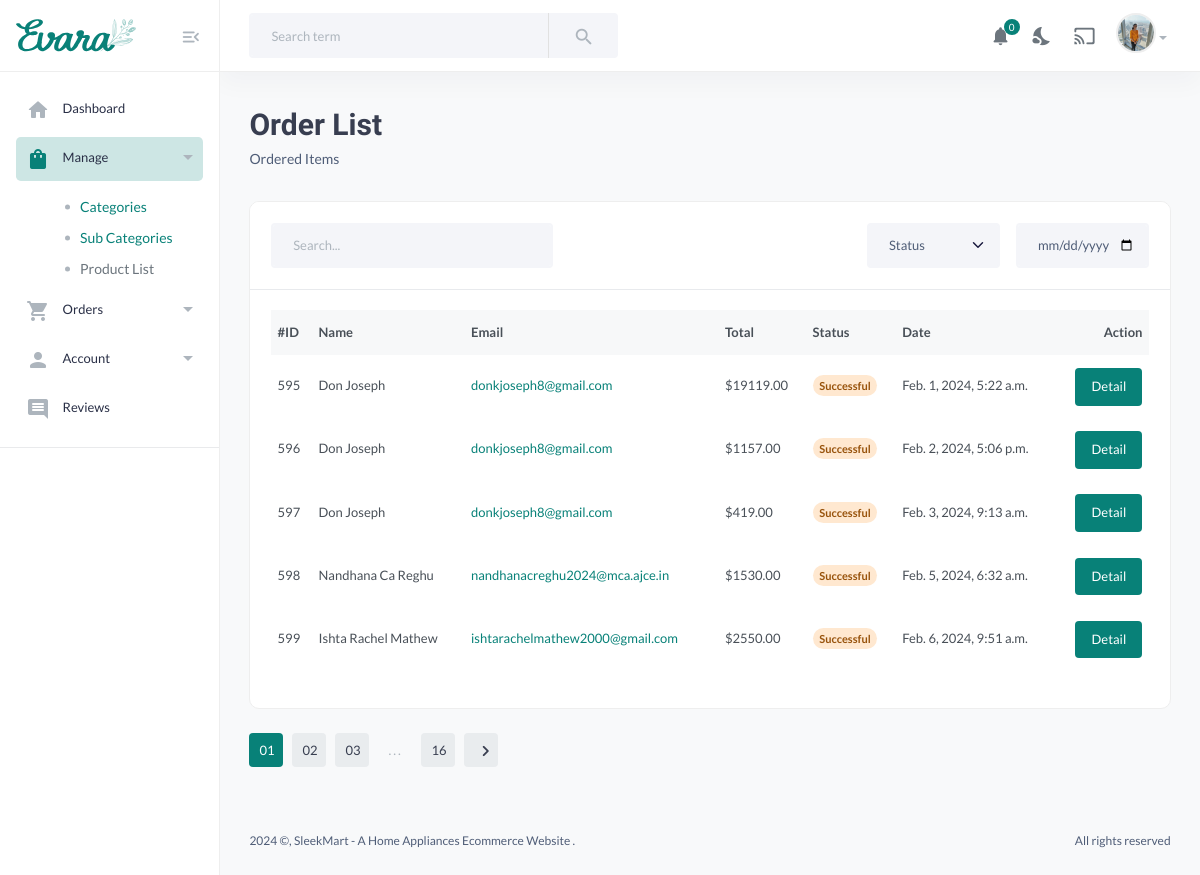
Page /seller_orders (signed in) on the earlier database version.
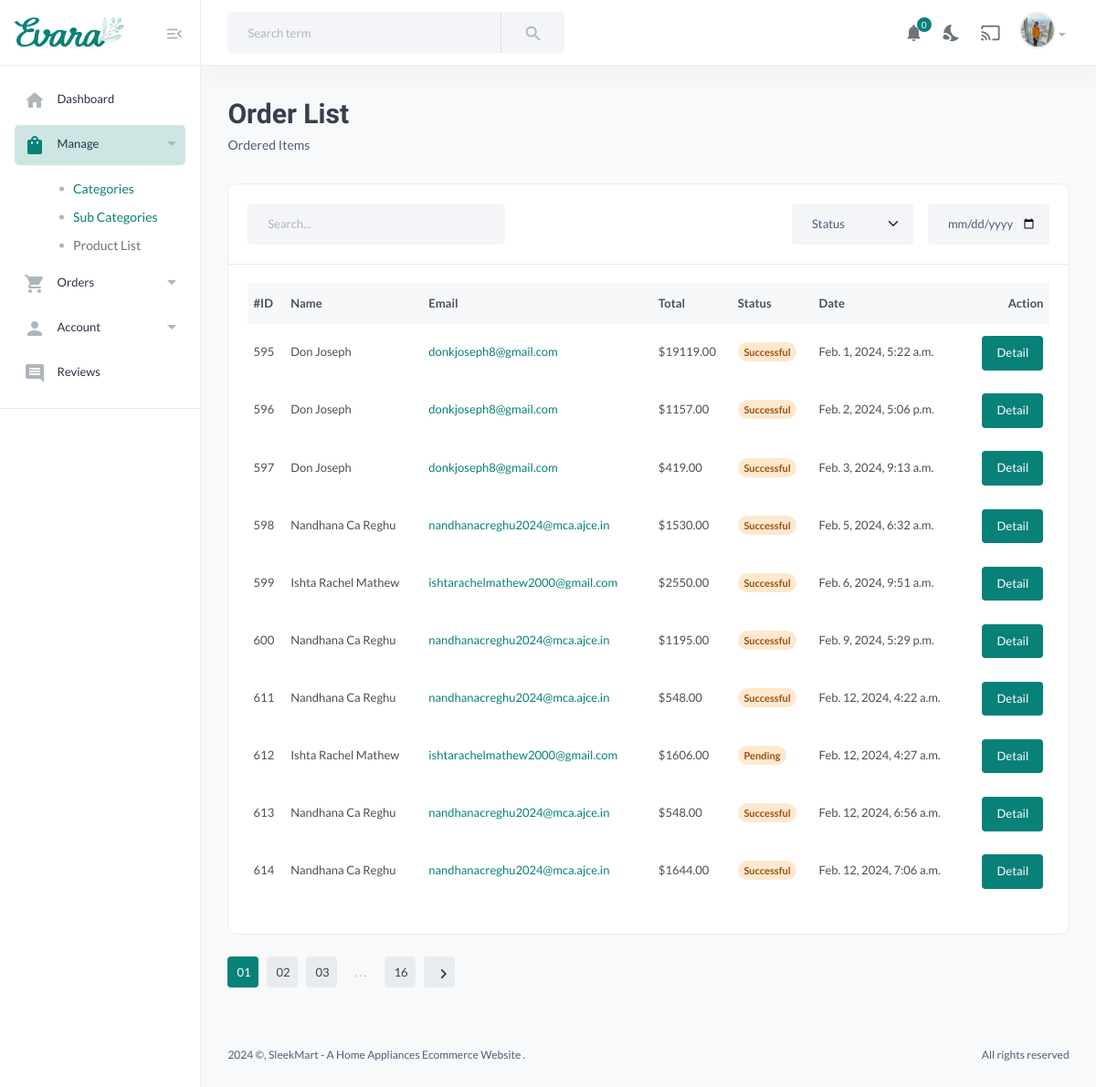
Same page on the later database version.
### dashboard/models.py (models this page shows, shortened)
class CustomUser(AbstractBaseUser, PermissionsMixin):
    USER_ROLES = (
        ('customer', 'Customer'),
        ('seller', 'Seller'),
        ('admin', 'Admin'),
        ('delivery_agent', 'Delivery Agent'),
    )
    email = models.EmailField(unique=True)
    name = models.CharField(max_length=100,null=True, blank=True)
    mobile = models.CharField(max_length=15, blank=True, null=True)
    profile_pic = models.ImageField(upload_to='profile_pics/', blank=True, null=True)
    address = models.TextField(blank=True, null=True)
    is_active = models.BooleanField(default=True)
    is_staff = models.BooleanField(default=False)
    date_joined = models.DateTimeField(default=timezone.now)
    role = models.CharField(max_length=15, choices=USER_ROLES, blank=True, null=True,default='customer')
    objects = CustomUserManager()
    USERNAME_FIELD = 'email'
    REQUIRED_FIELDS = ['name']

class Order(models.Model):
    class PaymentStatusChoices(models.TextChoices):
        PENDING = 'pending', 'Pending'
        SUCCESSFUL = 'successful', 'Successful'
        FAILED = 'failed', 'Failed'
    user = models.ForeignKey(CustomUser, on_delete=models.CASCADE, default=1)
    products = models.ManyToManyField(Product)
    total_price = models.DecimalField(max_digits=10, decimal_places=2, default=1)
    order_date = models.DateTimeField(auto_now_add=True)
    razorpay_order_id = models.CharField(max_length=255, default=1)
    payment_status = models.CharField(max_length=20, choices=PaymentStatusChoices.choices, default=PaymentStatusChoices.PENDING)

### dashboard/views.py (the view)
# urls.py: path('seller_orders', views.seller_orders, name='seller_orders'),
@login_required
def seller_orders(request):
    seller = Seller.objects.get(user=request.user)
    seller_orders = Order.objects.filter(orderitem__seller=seller).distinct()
    context = {
        'seller_orders': seller_orders,
    }
    return render(request, 'Seller/orderview.html', context)

### templates/Seller/orderview.html (shortened to what this page needs)
{% load static %}
<!DOCTYPE HTML>
<html lang="en">
<head>
    <link href="{% static 'assets/css/main.css' %}" rel="stylesheet" type="text/css" />
</head>
<body>
    <aside class="navbar-aside" id="offcanvas_aside">
        <div class="aside-top">
            <a href="index.html" class="brand-wrap">
                <img src="{% static 'assets/imgs/theme/logo.svg' %}" class="logo" alt="Evara Dashboard">
            </a>
            <div>
                <button class="btn btn-icon btn-aside-minimize"> <i class="text-muted material-icons md-menu_open"></i> </button>
            </div>
        </div>
        <nav>
            <ul class="menu-aside">
                <li class="menu-item">
                    <a class="menu-link" href="{% url 'sellerindex' %}"> <i class="icon material-icons md-home"></i>
                        <span class="text">Dashboard</span>
                    </a>
                </li>
                <li class="menu-item has-submenu active">
                    <a class="menu-link" href="page-products-list.html"> <i class="icon material-icons md-shopping_bag"></i>
                        <span class="text">Manage</span>
                    </a>
                    <div class="submenu">
                        <a href="{% url 'categories' %}" class="active">Categories</a>
                        <a href="{% url 'subcategories' %}" class="active">Sub Categories</a>
                        <a href="{% url 'productlist' %}">Product List</a>
                    </div>
                </li>
                <li class="menu-item has-submenu">
                    <a class="menu-link" href="page-orders-1.html"> <i class="icon material-icons md-shopping_cart"></i>
                        <span class="text">Orders</span>
                    </a>
                </li>
                <li class="menu-item has-submenu">
                    <a class="menu-link" href="page-categories.html#"> <i class="icon material-icons md-person"></i>
                        <span class="text">Account</span>
                    </a>
                </li>
                <li class="menu-item">
                    <a class="menu-link" href="{% url 'sellerreviews' %}"> <i class="icon material-icons md-comment"></i>
                        <span class="text">Reviews</span>
                    </a>
                </li>
            </ul>
            <hr>
            <br>
            <br>
        </nav>
    </aside>
    <main class="main-wrap">
        <header class="main-header navbar">
            <div class="col-search">
                <form class="searchform">
                    <div class="input-group">
                        <input list="search_terms" type="text" class="form-control" placeholder="Search term">
                        <button class="btn btn-light bg" type="button"> <i class="material-icons md-search"></i></button>
                    </div>
                </form>
            </div>
            <div class="col-nav">
                <ul class="nav">
                    <li class="nav-item">
                        <a class="nav-link btn-icon" href="page-categories.html#">
                            <i class="material-icons md-notifications animation-shake"></i>
                            <span class="badge rounded-pill">0</span>
                        </a>
                    </li>
                    <li class="nav-item">
                        <a class="nav-link btn-icon darkmode" href="#"> <i class="material-icons md-nights_stay"></i> </a>
                    </li>
                    <li class="nav-item">
                        <a href="#" class="requestfullscreen nav-link btn-icon"><i class="material-icons md-cast"></i></a>
                    </li>
                    <li class="dropdown nav-item">
                        <a class="dropdown-toggle" data-bs-toggle="dropdown" href="#" id="dropdownAccount" aria-expanded="false">
                            {% if request.user.profile_pic %}
                            <img src="{{ request.user.profile_pic.url }}" alt="profile pic" class="img-xs rounded-circle" />
                {% else %}
                            <img src="{% static 'images/propic.jpg' %}" alt="Seller" class="img-xs rounded-circle" />
                {% endif %}
                    </li>
                </ul>
            </div>
        </header>
        <section class="content-main">
            <div class="content-header">
                <div>
                    <h2 class="content-title card-title">Order List </h2>
                    <p>Ordered Items</p>
                </div>
            </div>
            <div class="card mb-4">
                <header class="card-header">
                    <div class="row gx-3">
                        <div class="col-lg-4 col-md-6 me-auto">
                            <input type="text" placeholder="Search..." class="form-control">
                        </div>
                        <div class="col-lg-2 col-6 col-md-3">
                            <select class="form-select" id="statusFilter">
                                <option>Status</option>
                            </select>
                        </div>
                        <div class="col-md-2 col-6">
                            <input type="date" id="selectedDate" class="form-control" onchange="filterOrders()">
                        </div>
                </header>
                <div class="card-body">
                    <div class="table-responsive">
                        <table class="table table-hover">
                            <thead>
                                <tr>
                                    <th>#ID</th>
                                    <th scope="col">Name</th>
                                    <th scope="col">Email</th>
                                    <th scope="col">Total</th>
                                    <th scope="col">Status</th>
                                    <th scope="col">Date</th>
                                    <th scope="col" class="text-end"> Action </th>
                                </tr>
                            </thead>
                            <tbody id="orderTableBody">
                                {% for order in seller_orders %}
            <tr>
                <td>{{ order.id }}</td>
                <td><b>{{ order.user.name }}</b></td>
                <td><a href="mailto:{{ order.user.email }}">{{ order.user.email }}</a></td>
                <td>${{ order.total_price }}</td>
                <td><span class="badge rounded-pill alert-warning">{{ order.get_payment_status_display }}</span></td>
                <td>{{ order.order_date }}</td>
                <td class="text-end">
                    <a href="{% url 'order_itemdetails' order.id %}" class="btn btn-md rounded font-sm">Detail</a>
                </td>
            </tr>
            {% endfor %}
                            </tbody>
                        </table>
                    </div>
                </div>
            </div>
            <div class="pagination-area mt-15 mb-50">
                <nav aria-label="Page navigation example">
                    <ul class="pagination justify-content-start">
                        <li class="page-item active"><a class="page-link" href="page-orders-1.html#">01</a></li>
                        <li class="page-item"><a class="page-link" href="page-orders-1.html#">02</a></li>
                        <li class="page-item"><a class="page-link" href="page-orders-1.html#">03</a></li>
                        <li class="page-item"><a class="page-link dot" href="page-orders-1.html#">...</a></li>
                        <li class="page-item"><a class="page-link" href="page-orders-1.html#">16</a></li>
                        <li class="page-item"><a class="page-link" href="page-orders-1.html#"><i class="material-icons md-chevron_right"></i></a></li>
                    </ul>
                </nav>
            </div>
        </section>
        <footer class="main-footer font-xs">
            <div class="row pb-30 pt-15">
                <div class="col-sm-6">
                     ©, SleekMart - A Home Appliances Ecommerce Website .
                </div>
                <div class="col-sm-6">
                    <div class="text-sm-end">
                        All rights reserved
                    </div>
                </div>
            </div>
        </footer>
    </main>
</body>
</html>

Differences in the rows shown:
added Order: id "600", user.name "Nandhana Ca Reghu", user.email "nandhanacreghu2024@mca.ajce.in", total_price "1195.00", payment_status "Successful", order_date "Feb. 9, 2024, 5:29 p.m."
added Order: id "611", user.name "Nandhana Ca Reghu", user.email "nandhanacreghu2024@mca.ajce.in", total_price "548.00", payment_status "Successful", order_date "Feb. 12, 2024, 4:22 a.m."
added Order: id "612", user.name "Ishta Rachel Mathew", user.email "ishtarachelmathew2000@gmail.com", total_price "1606.00", payment_status "Pending", order_date "Feb. 12, 2024, 4:27 a.m."
added Order: id "613", user.name "Nandhana Ca Reghu", user.email "nandhanacreghu2024@mca.ajce.in", total_price "548.00", payment_status "Successful", order_date "Feb. 12, 2024, 6:56 a.m."
added Order: id "614", user.name "Nandhana Ca Reghu", user.email "nandhanacreghu2024@mca.ajce.in", total_price "1644.00", payment_status "Successful", order_date "Feb. 12, 2024, 7:06 a.m."
